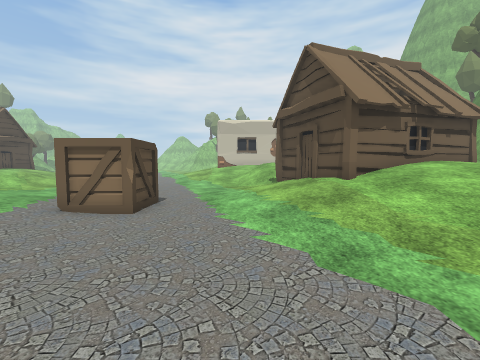
View 1 (above)

19 first-person views from a walk through a scene from a Unity 3-D project. The camera is 1.3 m above the floor, tilts 4° down and sees 90° across. The floor is counted in squares, 1 m on a side. Each view is taken from the middle of a square. On the plan, view 1 faces up. The plan holds only what a view shows up to about 12 squares ahead; the rest is blank. The place goes on beyond the plan. Some animated figures are left out. Some surface patterns are stand-ins.

View 2
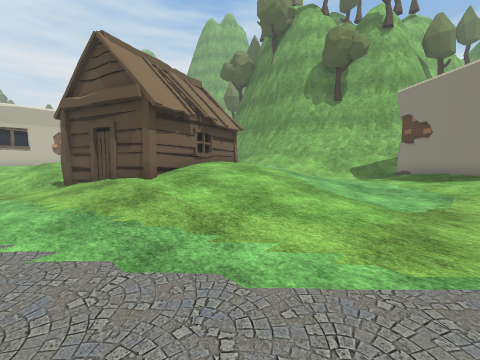

View 3
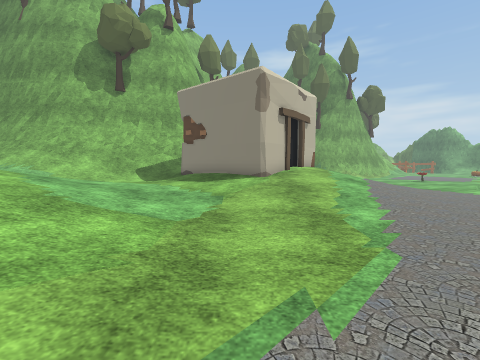

View 4
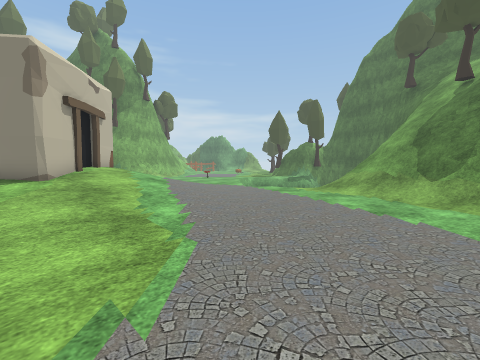

View 5
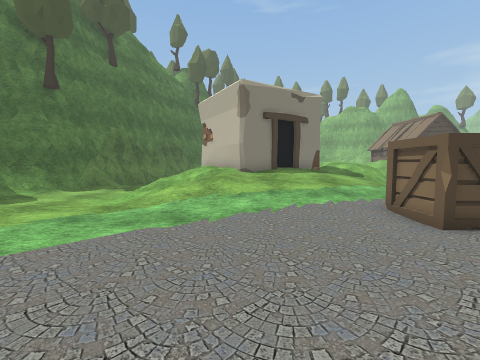

View 6
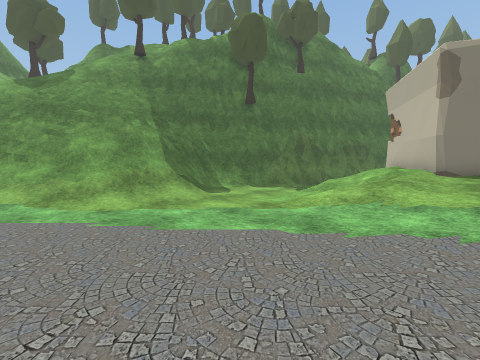

View 7
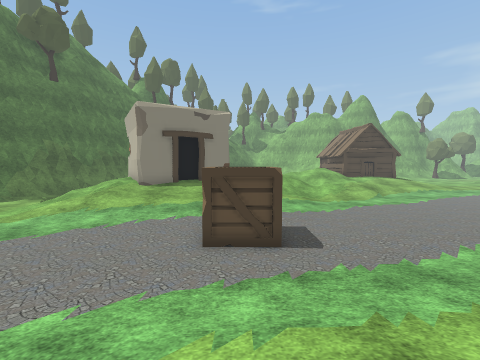

View 8
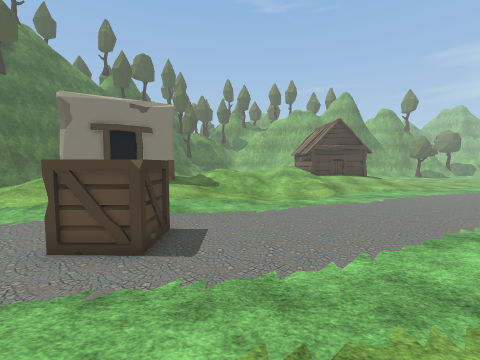

View 9
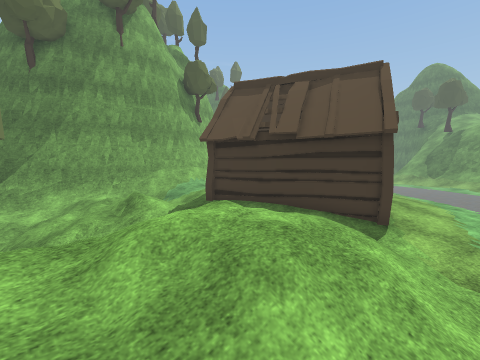

View 10
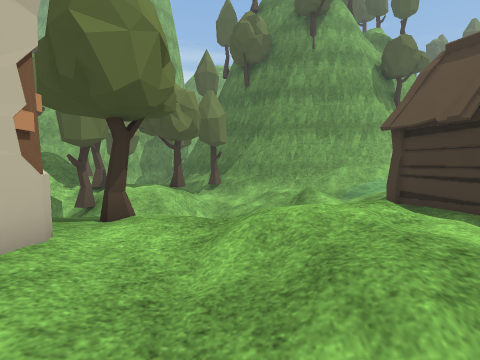

View 11
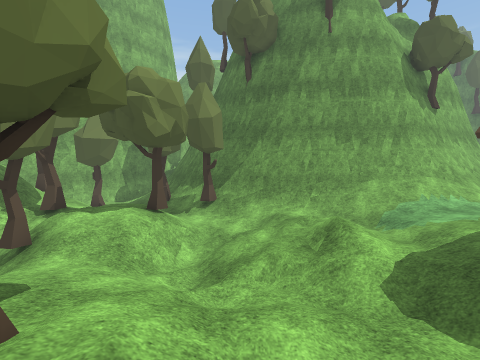

View 12
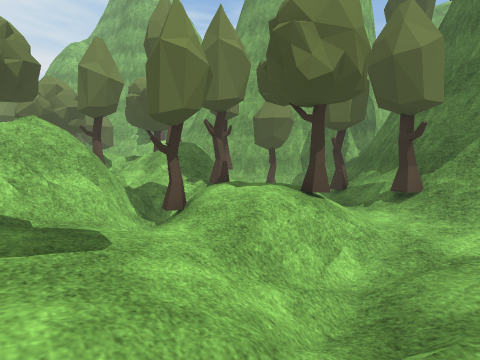

View 13
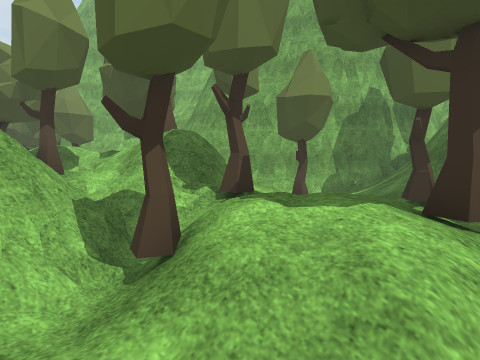

View 14
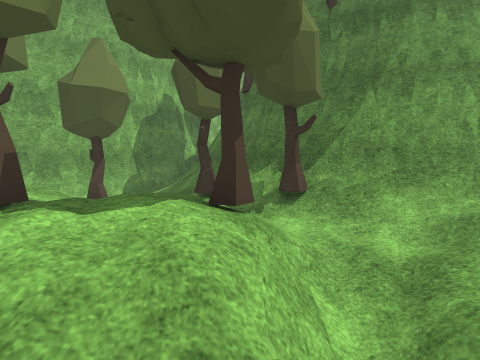

View 15
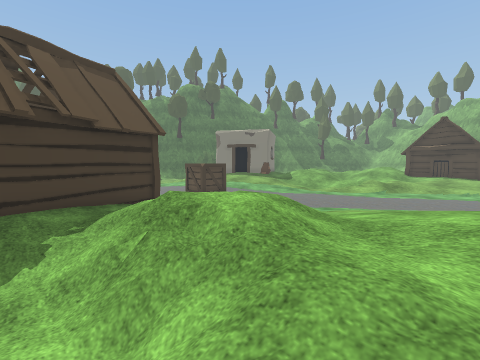

View 16
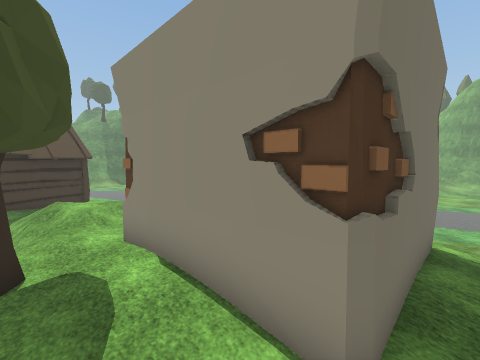

View 17
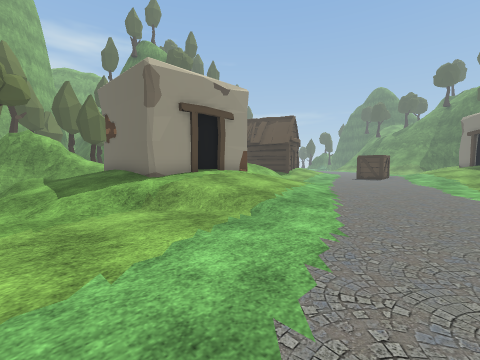

View 18
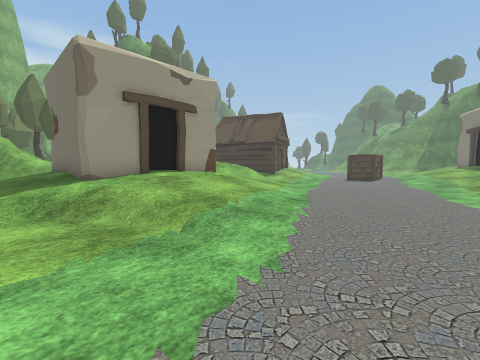

View 19
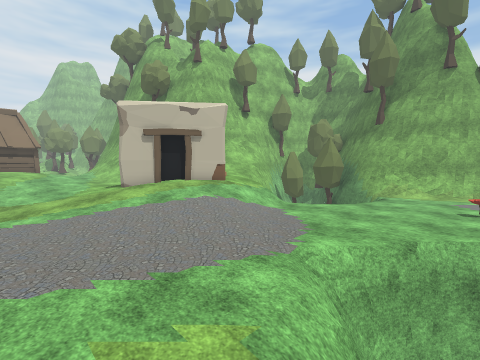

### Floor plan
Key: @ floor where view 1 was taken; # wall or solid block; . main floor; : floor 0.5 m higher than the main floor; - floor 0.5 m lower than the main floor; + floor 0.75 m higher than the main floor; * floor 1.25 m higher than the main floor; % floor 1.5 m higher than the main floor; & floor 2.5 m higher than the main floor; / step, stairs or slope; = window, fence, low wall or low ledge; v drop or lower ground; H hut; C crate; T tree; O other object.
Columns run from 10 left of view 1 to 22 right of it. Each row starts with its distance up from view 1.
 29 . .......////  #=/ T*%  =  ##
 28  .......//::+  ##/ //=T&=   ##
 27 .......//++++ /##=====//T   /##
 26 ......./+++++ //#=#=/=////TT /##
 25 ......//#####O+///=///T//    //##
 24 ....//++#   ##++///TT/+    /////#
 23 .....:+++    #+++:///++   ///
 22 .....:++#    #+++:.//++/ /T/####
 21 .....:++#    #+T+:////T/.OO###
 20 .....::++++*+++//////////T###
 19 ......:+++++++*////////.O###
 18 .......::++++///:////.//O##
 17 ........:://*%//.///////=#
 16 ......... ///*//.///////##
 15 ........  ///*///////+ /##
 14 ........../// ////+/////#
 13 ...........// ++HH//////#
 12 ............:HHH  H+++//#
 11 ...........:HH    H ++//#
 10 ...........:+H    H  +//##
  9 ::.........:+H   HHH  //##
  8 +::...CC...:+HHHHH    //=#
  7 +/::..CC...:+++*****  +//#
  6 +++:..CC...::/+++*+/+ ://=
  5 O++::.......::+/++++++ :/
  4 #+++:........::+++++++ :/
  3 ##++:.........:::::::+++O
  2 #O//:.............:::++O#
  1 #////..............::++##
  0 /////.....@........::+##
 -1 /+///..............:++##
 -2  /./...............:++O##
 -3  ..................::+++#
 -4 ....................:++++/
 -5 ....................::++///
 -6 #....////............:://///
 -7 ##=.=//////...........:/....
 -8  ##  ///////................v
 -9       ///////.................v
-10        ////////.................
-11         /////////....-v..........
-12          ##==///// //vvvv........
-13           v##/////      vv...O...
-14              ///

Where each view was taken, in squares from view 1:
view 1: 0 up, 0 right, facing up
view 2: 0 up, 0 right, facing up-right
view 3: 0 up, 2 right, facing right
view 4: 0 up, 2 right, facing down-right
view 5: 2 up, 2 right, facing left
view 6: 3 up, 1 right, facing down-left
view 7: 7 up, 3 right, facing left
view 8: 10 up, 2 right, facing left
view 9: 19 up, 0 right, facing down-right
view 10: 18 up, 0 right, facing right
view 11: 18 up, 3 right, facing right
view 12: 18 up, 6 right, facing up-right
view 13: 21 up, 8 right, facing up-right
view 14: 21 up, 8 right, facing right
view 15: 20 up, 6 right, facing down-left
view 16: 26 up, 5 right, facing down-left
view 17: 29 up, 10 left, facing down-right
view 18: 27 up, 10 left, facing down-right
view 19: 13 down, 7 right, facing up-right
